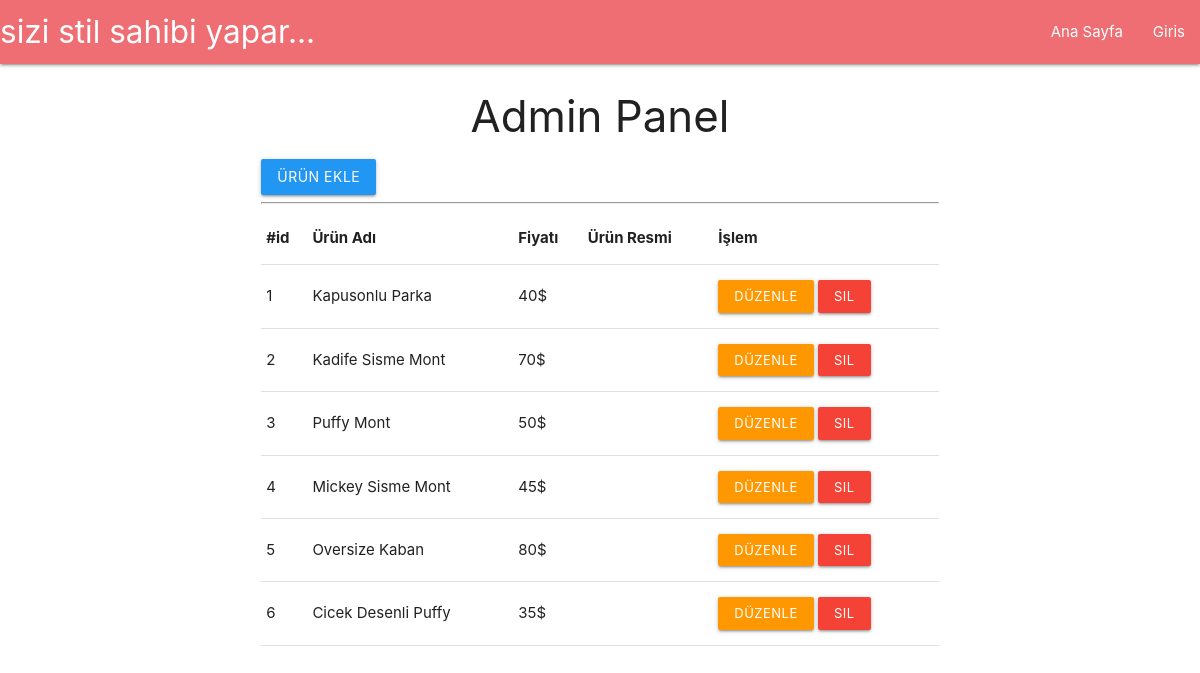
Page /adminpanel on the committed database.
### tables this page shows
CREATE TABLE `urun` (
	`id`	INTEGER NOT NULL PRIMARY KEY AUTOINCREMENT UNIQUE,
	`name`	TEXT NOT NULL,
	`price`	INTEGER NOT NULL,
	`img`	TEXT NOT NULL,
	`urun`	INTEGER
);

### scratch.py (the view)
@app.route('/adminpanel')
def adminpanel():
    conn = sql.connect("db.db")
    conn.row_factory = sql.Row
    cur = conn.cursor()
    cur.execute("Select * From urun")
    rows = cur.fetchall()
    return render_template('adminpanel.html', urunler = rows)

### templates/adminpanel.html
{% extends "layout.html" %}
{% block body %}
<div class="container">
    <div class="row">
        <div class="col m10 s12 push-m1">
            <h3 class="center-align">Admin Panel</h3>
            <a href="/addproduct" class="btn blue">Ürün Ekle</a>
            <hr>
            <table class=" highlight">
                    <thead>
                      <tr>
                          <th>#id</th>
                          <th>Ürün Adı</th>
                          <th>Fiyatı</th>
                          <th>Ürün Resmi</th>
                          <th>İşlem</th>
                      </tr>
                    </thead>
                    <tbody>
                        {% for urun in urunler %}
                      <tr>
                        <td>{{urun['id']}}</td>
                        <td>{{urun['name']}}</td>
                        <td>{{urun['price']}}$</td>
                        <td><img src="{{urun['img']}}" alt="" height="30"></td>
                        <td><a href="/editproduct/{{urun['id']}}" class="btn btn-small orange">Düzenle</a>
                            <a href="/deleteproduct/{{urun['id']}}" class="btn btn-small red">Sil</a>
                        </td>
                    </tr>
                      {% endfor %}
                    </tbody>
                  </table>
        </div>
    </div>
</div>
{% endblock %}

### templates/layout.html (shortened to what this page needs)
<!DOCTYPE html>
<html>
<head>
    <link rel="stylesheet" href="https://cdnjs.cloudflare.com/ajax/libs/materialize/1.0.0/css/materialize.min.css">
</head>
<body>
    {% include "navbar.html" %}
    {% block body %}
    {% endblock %}
</body>
</html>

### templates/navbar.html (shortened to what this page needs)
<nav>
        <div class="nav-wrapper">
          <a href="/" class="brand-logo">sizi stil sahibi yapar...</a>
          <ul id="nav-mobile" class="right hide-on-med-and-down">
            <li><a href="/">Ana Sayfa</a></li>
            {% if not session.get('loggin') %}
            <li><a href="/login">Giris</a></li>
            {% endif %}
        </ul>
        </div>
      </nav>

### rows in the picture
urun: id "1", name "Kapusonlu Parka", price "40"
urun: id "2", name "Kadife Sisme Mont", price "70"
urun: id "3", name "Puffy Mont", price "50"
urun: id "4", name "Mickey Sisme Mont", price "45"
urun: id "5", name "Oversize Kaban", price "80"
urun: id "6", name "Cicek Desenli Puffy", price "35"
